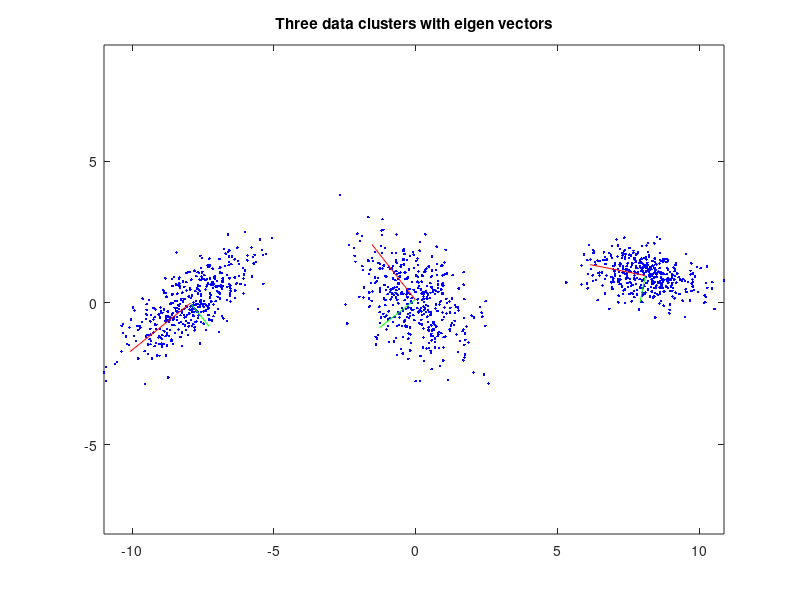

Source code (MATLAB): (Note: this script raises an error after producing the figure.)
clc
clear all
close all

%% Exercise 1

load EllipsePoints.mat

% Estimating translation offsets for each cluster
t1 = mean(Y1,2);
t2 = mean(Y2,2);
t3 = mean(Y3,2);

% Removing average translation offset from data points of each cluster

mY1 = Y1 - t1*ones(1,size(Y1,2));
mY2 = Y2 - t2*ones(1,size(Y2,2));
mY3 = Y3 - t3*ones(1,size(Y3,2));

% Computing covariances
C1 = mY1 * mY1' / size(Y1,2);
C2 = mY2 * mY2' / size(Y2,2);
C3 = mY3 * mY3' / size(Y3,2);

% Estimating eigenvectors and eigen values
[X1,D1] = eig(C1);
[X2,D2] = eig(C2);
[X3,D3] = eig(C3);

% Plotting data points
figure;
plot([Y1(1,:),Y2(1,:),Y3(1,:)]',[Y1(2,:),Y2(2,:),Y3(2,:)]','b.');
axis equal

hold on

% Plotting eigen vectors with their respective eigenvalues
plot(t1(1)+2*sqrt(D1(1,1))*[0 X1(1,1)],t1(2)+2*sqrt(D1(1,1))*[0 X1(2,1)],'g');
plot(t1(1)+2*sqrt(D1(2,2))*[0 X1(1,2)],t1(2)+2*sqrt(D1(2,2))*[0 X1(2,2)],'r');
plot(t2(1)+2*sqrt(D2(1,1))*[0 X2(1,1)],t2(2)+2*sqrt(D2(1,1))*[0 X2(2,1)],'g');
plot(t2(1)+2*sqrt(D2(2,2))*[0 X2(1,2)],t2(2)+2*sqrt(D2(2,2))*[0 X2(2,2)],'r');
plot(t3(1)+2*sqrt(D3(1,1))*[0 X3(1,1)],t3(2)+2*sqrt(D3(1,1))*[0 X3(2,1)],'g');
plot(t3(1)+2*sqrt(D3(2,2))*[0 X3(1,2)],t3(2)+2*sqrt(D3(2,2))*[0 X3(2,2)],'r');

hold off
title('Three data clusters with eigen vectors');

%% Exercise 2

load sincos_basis.mat

figure;
for i = 1:size(Y,2)
    % Here Y are the coefficients and B is the basis vector which remains
    % same
    Ii = renderim(Y(:,i),B,imsize); 
    imshow(Ii,[]); 
    drawnow; 
    pause(0.1);
end;

% Generating a new basis which has twice the frequency of the previous
% basis
X = 0:63;
B1 = sind(360*X/6); 
B2 = cosd(360*X/6);
B1 = repmat(B1,[imsize(1) 1]);  
B2 = repmat(B2,[imsize(1) 1]);  
nB = [B1(:) B2(:)];

figure;
for i = 1:64
    % Here Y are the coefficients and nB is the new basis vector which
    % remains same
    Ii = renderim(Y(:,i),nB,imsize); 
    imshow(Ii,[]); 
    drawnow; 
    pause(0.1);
end;
%% Exercise 3

load immotion_basis.mat

% Displaying resulting images in sequence
figure;
for i = 1:size(Y,2)
    Ii = renderim(Y(:,i),B,imsize); 
    imshow(Ii,[]); 
    drawnow; 
    pause(0.1);
end;

% Generating new set of coefficient for finer translations
[du, dv] = meshgrid(-3:0.2:3,-3:0.2:3);  
Y = [ones(1,length(du(:)));du(:)';dv(:)']; 

% Displaying resulting images in sequence
figure;
for i = 1:size(Y,2)
    Ii = renderim(Y(:,i),B,imsize); 
    imshow(Ii,[]); 
    drawnow; 
end;

%% Exercise 5
movSelect = input('Type 1 and press enter for moving dataset, enter otherwise for light dataset\n');

if movSelect == 1
    load obj_pca
else
    load light_pca
end;

% Interpolation Factor
intFactor = 8;
% Interpolation Order
interpOrder = 5;

% Displaying resulting images in sequence
figure;
for c = 1:size(Y,2)
  Ic = renderim(Y(:,c),B,imsize(1:2));
  imshow(Ic)
  drawnow
end;

% Generating finer grid for interpolation
rangeX = 0:size(Y,2)-1;
rangeX_new = 0:1/intFactor:size(Y,2)-1; 

% Interpolating coefficients using polynomial interpolation
Y_new = zeros(size(Y,1),length(rangeX_new));
for i = 1:size(Y,1)
    Y_new(i,:) = polynomial_interp(rangeX',Y(i,:)',rangeX_new',interpOrder);
end;

% Generating finer grid for interpolation
rangeX = 0:size(Y,2)-1;
rangeX_new = 0:1/intFactor:size(Y,2)-1;   

% Interpolating coefficients using linear piecewise interpolation
Y_new_pw = zeros(size(Y,1),length(rangeX_new));
for i = 1:size(Y,1)
    Y_new_pw(i,:) = linear_interp(rangeX,Y(i,:),rangeX_new);
end;

%for i=1:size(Y,1)
    %figure(i)
    %plot(rangeX,Y(i,:),'*')
    %hold on
    %plot(rangeX_new,Y_new_pw(i,:))
    %hold off
%end


% Displaying resulting images in sequence
figure;
for c = 1:size(Y_new,2)
  Ic = renderim(Y_new(:,c),B,imsize(1:2));
  imshow(Ic)
  drawnow
end;

% Displaying resulting images in sequence
figure;
for c = 1:size(Y_new_pw,2)
  Ic = renderim(Y_new_pw(:,c),B,imsize(1:2));
  imshow(Ic)
  drawnow
end;